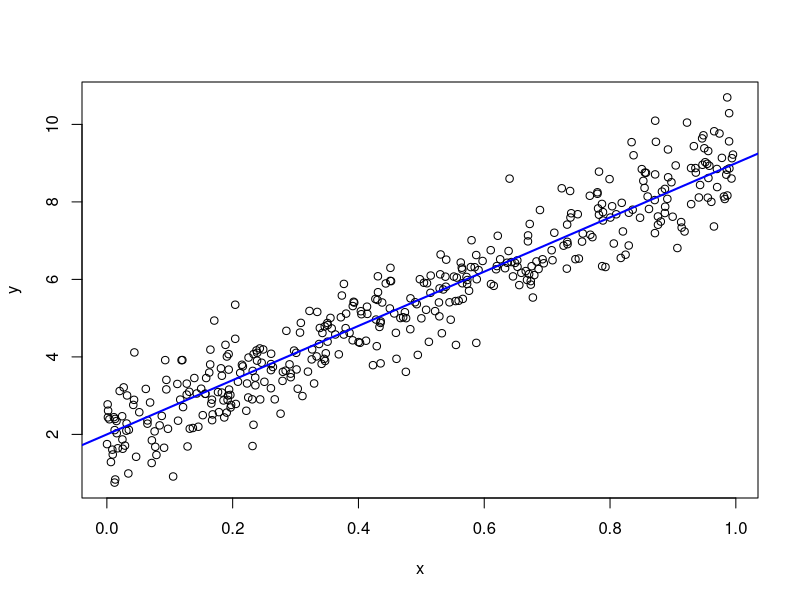

Write R code to recreate this figure. (Note: this script raises an error after producing the figure.)
## our first stand-alone script
## can be source'd
## or could be run from command line via R CMD BATCH
## in Rstudio, we experimented with the various buttons
## and keyboard shortcuts RStudio's provides for sending
## code to the R console

a <- 2
b <- 7
sigSq <- 0.5
n <- 400

x <- runif(n)
y <- a + b * x +
  rnorm(n, sd = sqrt(sigSq))
(avgX <- mean(x))

plot(x, y)
abline(a, b, col = "blue", lwd = 2)

write(avgX, "results/avgX.txt")
dev.print(pdf, "figs/niftyPlot.pdf")
